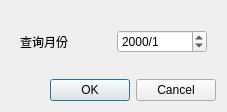
<?xml version="1.0" encoding="UTF-8"?>
<ui version="4.0">
 <class>QueryDialog</class>
 <widget class="QDialog" name="QueryDialog">
  <property name="geometry">
   <rect>
    <x>0</x>
    <y>0</y>
    <width>227</width>
    <height>112</height>
   </rect>
  </property>
  <property name="sizePolicy">
   <sizepolicy hsizetype="Fixed" vsizetype="Fixed">
    <horstretch>0</horstretch>
    <verstretch>0</verstretch>
   </sizepolicy>
  </property>
  <property name="windowTitle">
   <string>Dialog</string>
  </property>
  <layout class="QVBoxLayout" name="verticalLayout">
   <item>
    <widget class="QWidget" name="widget" native="true">
     <layout class="QHBoxLayout" name="horizontalLayout">
      <item>
       <widget class="QLabel" name="label">
        <property name="text">
         <string>查询月份</string>
        </property>
       </widget>
      </item>
      <item>
       <widget class="QDateEdit" name="dateEdit">
        <property name="displayFormat">
         <string>yyyy/M</string>
        </property>
       </widget>
      </item>
     </layout>
    </widget>
   </item>
   <item>
    <widget class="QDialogButtonBox" name="buttonBox">
     <property name="orientation">
      <enum>Qt::Horizontal</enum>
     </property>
     <property name="standardButtons">
      <set>QDialogButtonBox::Cancel|QDialogButtonBox::Ok</set>
     </property>
    </widget>
   </item>
  </layout>
 </widget>
 <resources/>
 <connections>
  <connection>
   <sender>buttonBox</sender>
   <signal>accepted()</signal>
   <receiver>QueryDialog</receiver>
   <slot>accept()</slot>
   <hints>
    <hint type="sourcelabel">
     <x>248</x>
     <y>254</y>
    </hint>
    <hint type="destinationlabel">
     <x>157</x>
     <y>274</y>
    </hint>
   </hints>
  </connection>
  <connection>
   <sender>buttonBox</sender>
   <signal>rejected()</signal>
   <receiver>QueryDialog</receiver>
   <slot>reject()</slot>
   <hints>
    <hint type="sourcelabel">
     <x>316</x>
     <y>260</y>
    </hint>
    <hint type="destinationlabel">
     <x>286</x>
     <y>274</y>
    </hint>
   </hints>
  </connection>
 </connections>
</ui>
